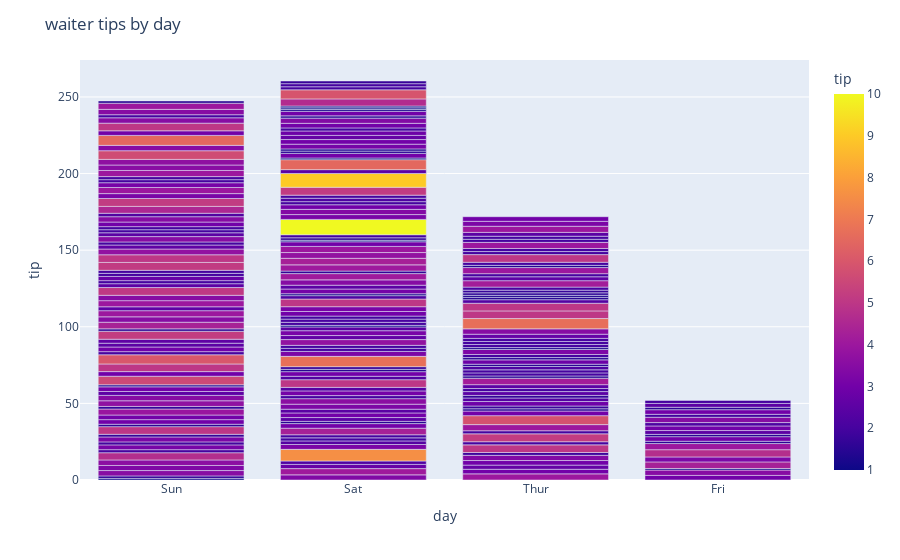

Notebook cell for this chart:
### Code cell
#Waiter tips by days

figure=px.bar(data,x='day',y='tip',color='tip')
figure.update_xaxes(rangeslider_visible=True)

figure.update_layout(title='waiter tips by day',xaxis_rangeslider_visible=False)

figure.update_xaxes(

rangeselector=dict(
buttons=list([
    
dict(count=1,label='1d',step='day',stepmode='backward'),
dict(step='all'),
    
])
)
)

figure.show()

### Figure 1 — Plotly figure (JSON) as saved in the notebook; plotly's stock layout.template omitted (floating-point values rounded to 4 significant figures; data arrays with more than 128 entries replaced by an {"elided": "..."} marker saying what was removed)
{"data": [{"alignmentgroup": "True", "hovertemplate": "day=%{x}<br>tip=%{marker.color}<extra></extra>", "legendgroup": "", "marker": {"color": {"elided": "244 float values"}, "coloraxis": "coloraxis", "pattern": {"shape": ""}}, "name": "", "offsetgroup": "", "orientation": "v", "showlegend": false, "textposition": "auto", "type": "bar", "x": {"elided": "244 str values"}, "xaxis": "x", "y": {"elided": "244 float values"}, "yaxis": "y"}], "layout": {"barmode": "relative", "coloraxis": {"colorbar": {"title": {"text": "tip"}}, "colorscale": [[0, "#0d0887"], [0.1111, "#46039f"], [0.2222, "#7201a8"], [0.3333, "#9c179e"], [0.4444, "#bd3786"], [0.5556, "#d8576b"], [0.6667, "#ed7953"], [0.7778, "#fb9f3a"], [0.8889, "#fdca26"], [1, "#f0f921"]]}, "legend": {"tracegroupgap": 0}, "margin": {"t": 60}, "title": {"text": "waiter tips by day"}, "xaxis": {"anchor": "y", "domain": [0, 1], "rangeselector": {"buttons": [{"count": 1, "label": "1d", "step": "day", "stepmode": "backward"}, {"step": "all"}]}, "rangeslider": {"visible": false}, "title": {"text": "day"}}, "yaxis": {"anchor": "x", "domain": [0, 1], "title": {"text": "tip"}}}}
